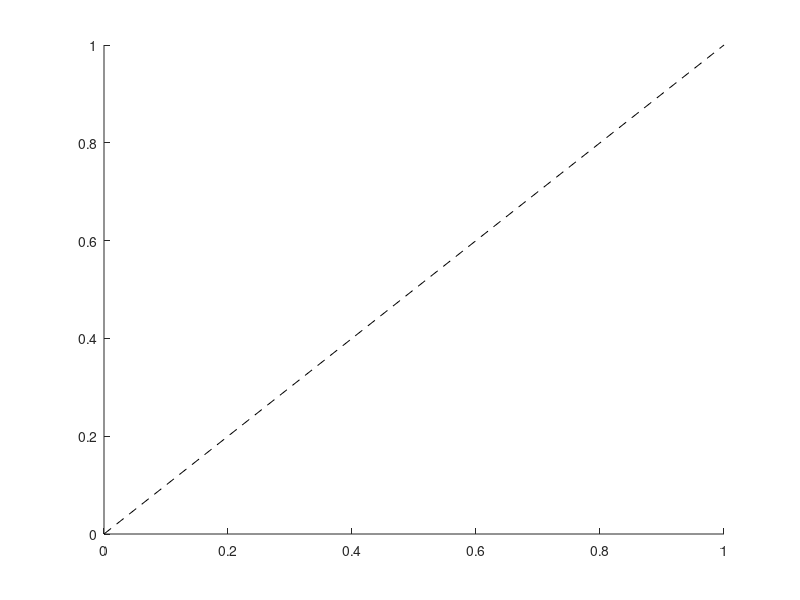

Write MATLAB code to recreate this figure.
function hl = fix_plot_1to1_line(ha)
% function hl = fix_plot_1to1_line(ha)

if nargin < 1
    ha = gca;
end

xl = xlim(ha);
yl = ylim(ha);

lo = min([xl(1) yl(1)]);
hi = min([xl(2) yl(2)]);

hold on
hl = plot(ha, [lo hi], [lo hi], 'k--');

